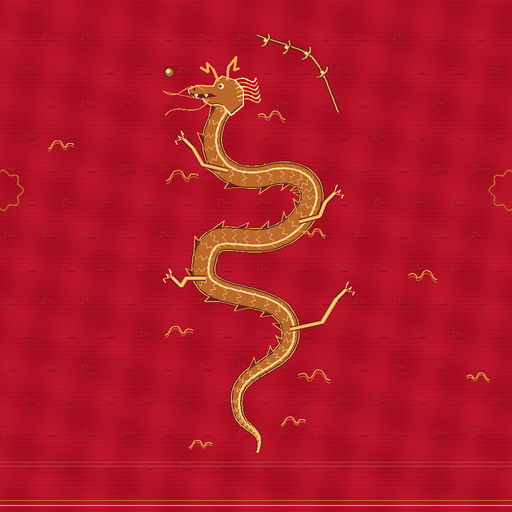
#> input picture contrib/outfit/dragon-silk-qipao/dragon_silk.png, 512 x 512 px
$ python build_country_kits.py ../contrib/outfit/dragon-silk-qipao/dragon_silk.png
#> lines starting #> are read from the running program, lines starting #| are printed output that depends on the picture; after the words box and inside, x2 and y2 are one past the last pixel; in counts of white or black regions, pixels touching at a corner belong together
"""The DRAGON SILK QIPAO's and the CHERRY POODLE SKIRT's country versions (0.3.27).

Usage: python -I tools/build_country_kits.py [--preview DIR]

The two outfits come in their own colours (the silk, the felt: the owner's outfit kits, contrib/outfit), their colours
painted into their textures, so MAIN COLOR, TRIM COLOR and a country's colours didn't reach them (the owner,
2026-11-27: "the new outfits not changing to the country colors"). Under a COUNTRY KIT of MY OUTFIT the game draws
these instead (avatar.cpp drawList, av_top_19c_* / av_top_20c_*), the same shapes with:
  - the silk / the felt in MAIN (the flag's main colour): its texture made neutral (its shading kept, as grey);
  - the qipao's gold (the dragon, its clouds, the lines at the hem: a design mask's R) and its frog buttons in TRIM
    (the flag's second colour), its dark piping a dark MAIN;
  - the poodle skirt's neck scarf in TRIM; the poodle, its leash, the belt and the petticoat stay black and the blouse
    white (the poodle's white collar and eye: the design mask's B, white accents).
Their own look, the textures as made, is unchanged. --preview writes the textures as PNGs for a look.
Then: cd app/assets_open && ../../build/tools/make_lods.exe av_top_19c_m.mdl av_top_19c_f.mdl av_top_20c_m.mdl av_top_20c_f.mdl
"""
import os
import shutil
import struct
import sys

import numpy as np
from PIL import Image

ROOT = os.path.dirname(os.path.dirname(os.path.abspath(__file__)))
ASSETS = os.path.join(ROOT, 'app', 'assets_open')
TEX = os.path.join(ASSETS, 'tex')
TWOSIDED, DESIGN = 1, 32
CH_PRIMARY, CH_SECONDARY = 1, 2


def lin(c):
    c = c / 255.0
    return np.where(c <= 0.04045, c / 12.92, ((c + 0.055) / 1.055) ** 2.4)


def srgb8(x):
    x = np.clip(x, 0, 1)
    return np.round(255 * np.where(x <= 0.0031308, x * 12.92, 1.055 * x ** (1 / 2.4) - 0.055)).astype(np.uint8)


def write_tex(name, rgba):
    h, w = rgba.shape[:2]
    with open(os.path.join(TEX, name + '.tex'), 'wb') as f:
        f.write(b'STEX' + struct.pack('<3I', w, h, 0))
        f.write(np.ascontiguousarray(rgba, np.uint8).tobytes())


def smooth(a, b, x):
    t = np.clip((x - a) / (b - a), 0, 1)
    return t * t * (3 - 2 * t)


def hsv(rgb8):
    c = rgb8 / 255.0
    mx, mn = c.max(-1), c.min(-1)
    d = mx - mn
    r, g, b = c[..., 0], c[..., 1], c[..., 2]
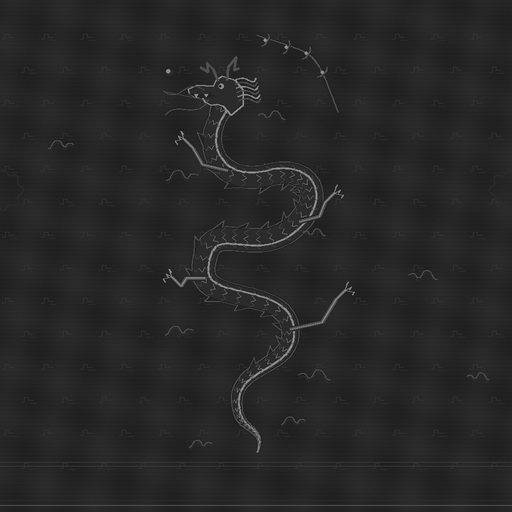
#> b: shape (512, 512) float64; min 0, max 0.631, mean 0.154
    hue = np.zeros_like(mx)
    k = d > 1e-6
#> k: shape (512, 512) bool; every value is 1
    hr = (mx == r) & k
    hg = (mx == g) & k & ~hr
#> hg: shape (512, 512) bool; every value is 0
    hb = k & ~hr & ~hg
    hue[hr] = ((g - b)[hr] / d[hr]) % 6
    hue[hg] = (b - r)[hg] / d[hg] + 2
    hue[hb] = (r - g)[hb] / d[hb] + 4
    return hue * 60.0, np.where(mx > 0, d / np.maximum(mx, 1e-6), 0), mx


def neutral(rgb8, cloth, dark=None):
    """the texture's shading as grey, its cloth's brightest (95%) at white: MAIN x it is the cloth in MAIN. `dark` (0..1):
    what is black in the picture (the poodle, its leash) kept as dark as it is, not made relative to the cloth"""
    L = (lin(rgb8.astype(np.float64)) * [0.2126, 0.7152, 0.0722]).sum(-1)
    ref = np.percentile(L[cloth], 95)
    n = L / ref
    if dark is not None:
        n = n * (1 - dark) + L * dark
    g = srgb8(n)
    return np.dstack([g, g, g, np.full(g.shape, 255, np.uint8)]), ref


def qipao(preview):
    px = np.array(Image.open(os.path.join(ROOT, 'contrib', 'outfit', 'dragon-silk-qipao', 'dragon_silk.png')).convert('RGB'))
    h, s, v = hsv(px)
    # the gold: hue 20-60 (orange to yellow), saturated, not dark; the dragon's brown outlines partly (a dark MAIN there)
    gold = smooth(12, 24, h) * (1 - smooth(55, 70, h)) * smooth(0.25, 0.45, s) * smooth(0.25, 0.55, v)
    silk = gold < 0.05
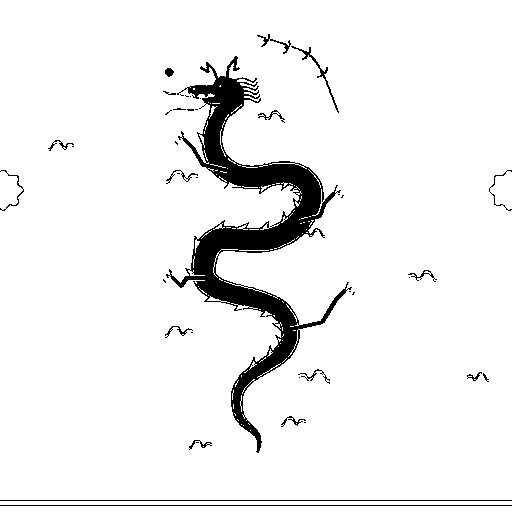
#> silk: shape (512, 512) bool; 93.9% white; 41 black regions (22 under 20 px), largest, box (x1, y1, x2, y2) and area: (166, 56, 352, 453) 13651, (0, 500, 512, 501) 512, (0, 505, 512, 506) 512
    tex, ref = neutral(px, silk)
#> in lin, `return np.where(c <= 0.04045, c / 12.92, ((c + 0.055) / 1.055) ** 2.4)`:
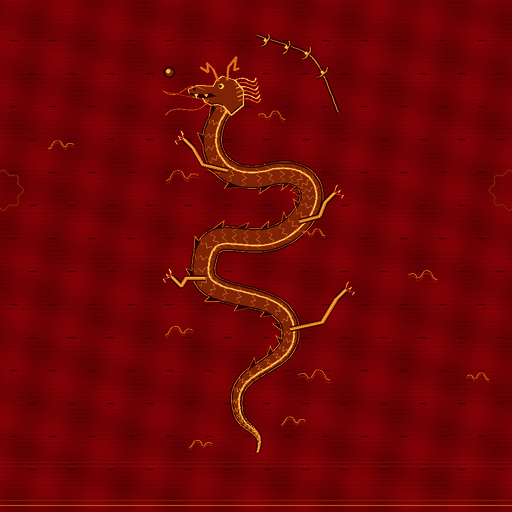
#> returned value: shape (512, 512, 3) float64; mean of channels 0, 1, 2 0.449, 0.0201, 0.0218; drawn as R, G, B
#> in neutral, `ref = np.percentile(L[cloth], 95)`: ref = 0.114
#> ref = 0.114
    mask = np.zeros(px.shape[:2] + (4,), np.uint8)
    mask[..., 0] = np.round(255 * gold)
    mask[..., 3] = 255
    write_tex('qipao_dragon_kit', tex)
    write_tex('design_qipao_kit', mask)
    if preview:
        Image.fromarray(tex).save(os.path.join(preview, 'qipao_dragon_kit.png'))
        Image.fromarray(mask[..., :3]).save(os.path.join(preview, 'design_qipao_kit.png'))
    return ref


def poodle(preview):
    px = np.array(Image.open(os.path.join(ROOT, 'contrib', 'outfit', 'cherry-poodle-skirt', 'poodle_felt.png')).convert('RGB'))
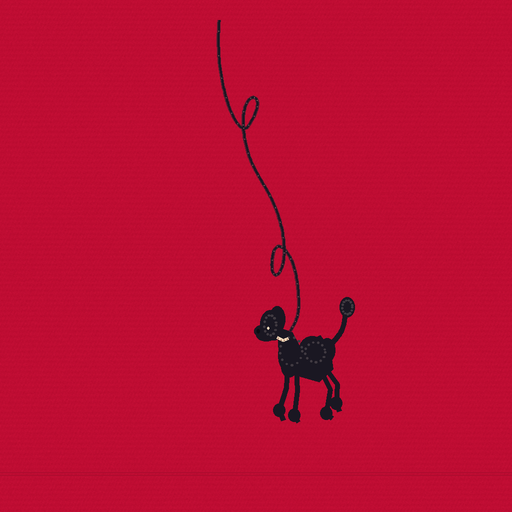
#> input picture contrib/outfit/cherry-poodle-skirt/poodle_felt.png, 512 x 512 px
    h, s, v = hsv(px)
#> in hsv (call 2), `mx, mn = c.max(-1), c.min(-1)`:
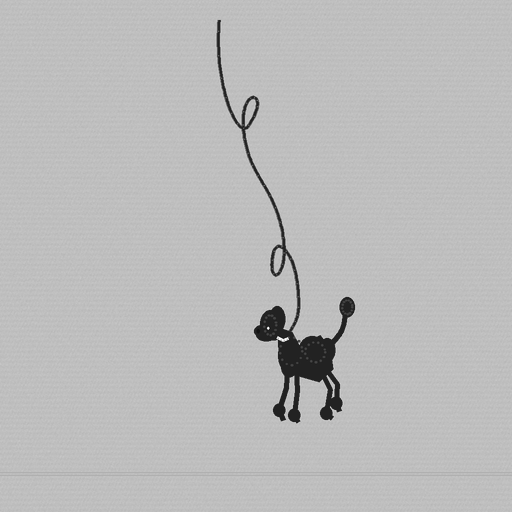
#> mx: shape (512, 512) float64; min 0.0667, max 1, mean 0.733
#> in hsv (call 2), `mx, mn = c.max(-1), c.min(-1)`:
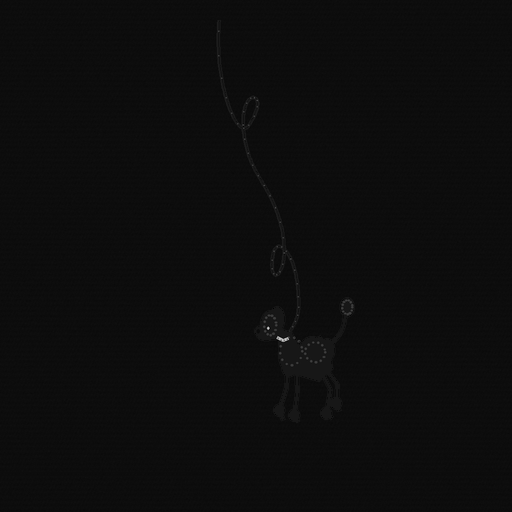
#> mn: shape (512, 512) float64; min 0.00392, max 0.835, mean 0.0503
#> in hsv (call 2), `hr = (mx == r) & k`: hr: shape (512, 512) bool; 98.2% white; 34 black regions (23 under 20 px), largest, box (x1, y1, x2, y2) and area: (254, 297, 355, 423) 4118, (218, 20, 227, 97) 107, (271, 252, 274, 273) 33
#> in hsv (call 2), `hue[hb] = (r - g)[hb] / d[hb] + 4`: hue: shape (512, 512) float64; min 0, max 5.89, mean 5.76
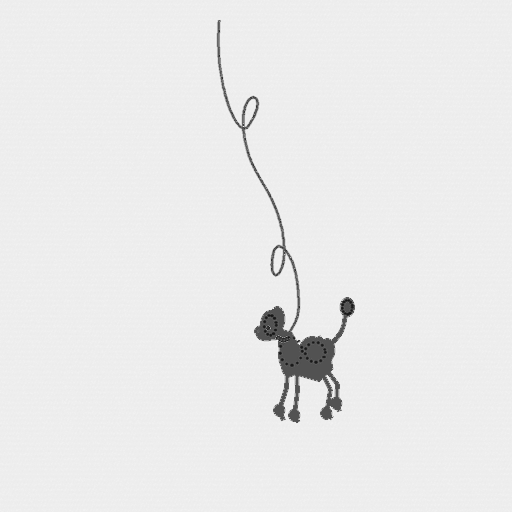
#> s: shape (512, 512) float64; min 0.0595, max 0.994, mean 0.922
    white = (1 - smooth(0.15, 0.35, s)) * smooth(0.55, 0.8, v)   # (the poodle's collar, its eye)
    felt = (s > 0.5) & (v > 0.4)
    black = 1 - smooth(0.18, 0.40, v)   # (the poodle and its leash: black on any colour)
    tex, ref = neutral(px, felt, black)
#> ref = 0.12
    mask = np.zeros(px.shape[:2] + (4,), np.uint8)
    mask[..., 2] = np.round(255 * white)
    mask[..., 3] = 255
    write_tex('poodle_felt_kit', tex)
    write_tex('design_poodle_kit', mask)
    if preview:
        Image.fromarray(tex).save(os.path.join(preview, 'poodle_felt_kit.png'))
        Image.fromarray(mask[..., :3]).save(os.path.join(preview, 'design_poodle_kit.png'))
    return ref


def materials(path):
    b = bytearray(open(path, 'rb').read())
    assert b[:4] == b'SMDL'
    ver, nv, ni, ns, nm = struct.unpack_from('<5I', b, 4)
    start = len(b) - nm * 172
    out = []
    for i in range(nm):
        o = start + 172 * i
        sh = struct.unpack_from('<I', b, o)[0]
        tint = list(struct.unpack_from('<4f', b, o + 4))
        flags = struct.unpack_from('<I', b, o + 40)[0]
        dif = bytes(b[o + 44:o + 108]).split(b'\0')[0].decode()
        out.append({'o': o, 'shader': sh, 'tint': tint, 'flags': flags, 'diffuse': dif})
    return b, out


def set_mat(b, m, tint=None, channel=None, design=None, diffuse=None):
    o = m['o']
    if tint is not None:
        struct.pack_into('<4f', b, o + 4, *tint)
    flags = m['flags']
    if channel is not None:
        flags = (flags & ~0xF00) | (channel << 8)
    if design is not None:
        flags |= DESIGN
        b[o + 108:o + 172] = design.encode().ljust(64, b'\0')
    struct.pack_into('<I', b, o + 40, flags)
    if diffuse is not None:
        b[o + 44:o + 108] = diffuse.encode().ljust(64, b'\0')


def lum(rgb):
    return 0.2126 * rgb[0] + 0.7152 * rgb[1] + 0.0722 * rgb[2]


def main():
    preview = sys.argv[sys.argv.index('--preview') + 1] if '--preview' in sys.argv else None
    if preview:
        os.makedirs(preview, exist_ok=True)
    silk_ref, felt_ref = qipao(preview), poodle(preview)
#> silk_ref = 0.114; felt_ref = 0.12
    for sex in 'mf':
        # the qipao: the silk (its texture) in MAIN, its gold in TRIM, the piping a dark MAIN, the frogs TRIM
        b, mats = materials(os.path.join(ASSETS, 'av_top_19_%s.mdl' % sex))
        for m in mats:
            if m['diffuse'] == 'qipao_dragon':
                set_mat(b, m, tint=[1, 1, 1, 1], channel=CH_PRIMARY, design='design_qipao_kit', diffuse='qipao_dragon_kit')
            elif m['shader'] == 0 and (m['flags'] >> 8) & 15 == 0 and not m['diffuse']:
                t = m['tint']
                if t[0] > 0.5 and t[1] > 0.3:   # the gold frog buttons
                    set_mat(b, m, tint=[1, 1, 1, 1], channel=CH_SECONDARY)
                else:                           # the dark crimson piping: as dark against the silk, in MAIN
                    k = min(1.0, lum(t[:3]) / silk_ref)
                    set_mat(b, m, tint=[k, k, k, 1], channel=CH_PRIMARY)
        open(os.path.join(ASSETS, 'av_top_19c_%s.mdl' % sex), 'wb').write(bytes(b))
        # the poodle skirt: the felt in MAIN, the scarf TRIM; the blouse, the black parts and the buckle as they are
        b, mats = materials(os.path.join(ASSETS, 'av_top_20_%s.mdl' % sex))
        for m in mats:
            t = m['tint']
            if m['diffuse'] == 'poodle_felt':
                set_mat(b, m, tint=[1, 1, 1, 1], channel=CH_PRIMARY, design='design_poodle_kit', diffuse='poodle_felt_kit')
            elif m['shader'] == 0 and (m['flags'] >> 8) & 15 == 0 and not m['diffuse'] and t[0] > 0.3 and t[1] < 0.1:
                set_mat(b, m, tint=[1, 1, 1, 1], channel=CH_SECONDARY)   # the cherry neck scarf
        open(os.path.join(ASSETS, 'av_top_20c_%s.mdl' % sex), 'wb').write(bytes(b))
        shutil.copyfile(os.path.join(ASSETS, 'av_top_20_%s.swish' % sex), os.path.join(ASSETS, 'av_top_20c_%s.swish' % sex))
    print('silk 95%%: %.3f, felt 95%%: %.3f (linear luminance); av_top_19c_m/f, av_top_20c_m/f (+ .swish) and four textures written'
          % (silk_ref, felt_ref))


if __name__ == '__main__':
#> (the run stopped early here; a loop or call above may not have finished)
